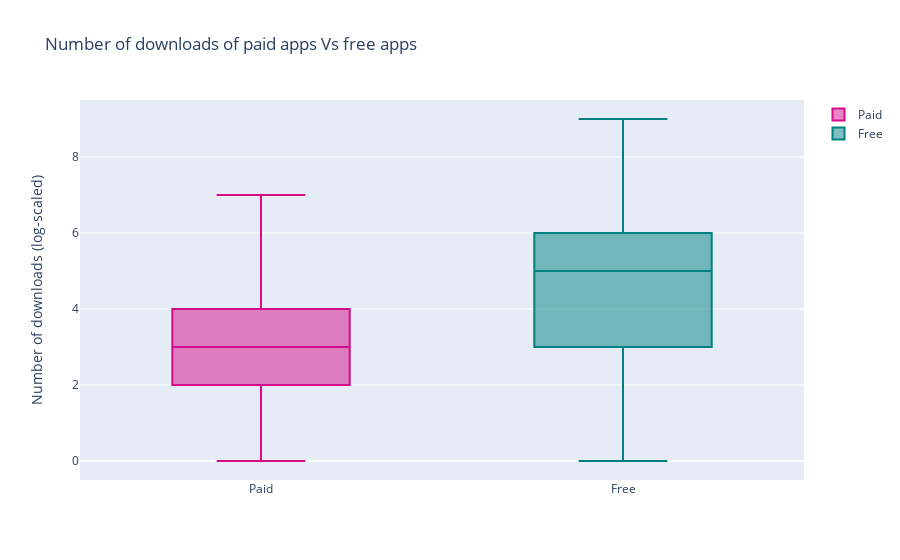

Here is the notebook cell this chart was saved with:
### Markdown cell above
# Are paid apps downloaded as much as free apps?

### Code cell
trace0 = go.Box(
    y=np.log10(df['Installs'][df.Type=='Paid']),
    name = 'Paid',
    marker = dict(
        color = 'rgb(214, 12, 140)',
    )

)
trace1 = go.Box(
    y=np.log10(df['Installs'][df.Type=='Free']),
    name = 'Free',
    marker = dict(
        color = 'rgb(0, 128, 128)',
    )
)
layout = go.Layout(
    title = "Number of downloads of paid apps Vs free apps",
    yaxis= {'title': 'Number of downloads (log-scaled)'}
)
data = [trace0, trace1]
plotly.offline.iplot({'data': data, 'layout': layout})

### Figure 1 — Plotly figure (JSON) as saved in the notebook; plotly's stock layout.template omitted (floating-point values rounded to 4 significant figures; data arrays with more than 128 entries replaced by an {"elided": "..."} marker saying what was removed)
{"data": [{"marker": {"color": "rgb(214, 12, 140)"}, "name": "Paid", "type": "box", "y": {"elided": "756 float values"}}, {"marker": {"color": "rgb(0, 128, 128)"}, "name": "Free", "type": "box", "y": {"elided": "8902 float values"}}], "layout": {"title": {"text": "Number of downloads of paid apps Vs free apps"}, "yaxis": {"title": {"text": "Number of downloads (log-scaled)"}}}}
